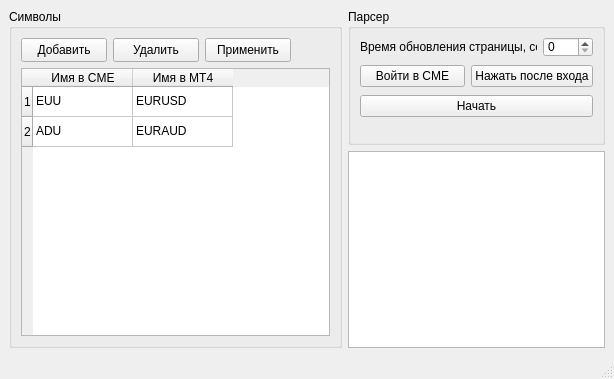
<?xml version="1.0" encoding="UTF-8"?>
<ui version="4.0">
 <author>Pavel Ivanov</author>
 <class>MainWindow</class>
 <widget class="QMainWindow" name="MainWindow">
  <property name="geometry">
   <rect>
    <x>0</x>
    <y>0</y>
    <width>614</width>
    <height>379</height>
   </rect>
  </property>
  <property name="sizePolicy">
   <sizepolicy hsizetype="Fixed" vsizetype="Maximum">
    <horstretch>0</horstretch>
    <verstretch>0</verstretch>
   </sizepolicy>
  </property>
  <property name="minimumSize">
   <size>
    <width>614</width>
    <height>379</height>
   </size>
  </property>
  <property name="maximumSize">
   <size>
    <width>614</width>
    <height>16777215</height>
   </size>
  </property>
  <property name="contextMenuPolicy">
   <enum>Qt::NoContextMenu</enum>
  </property>
  <property name="windowTitle">
   <string>CME Parser</string>
  </property>
  <widget class="QWidget" name="centralwidget">
   <property name="minimumSize">
    <size>
     <width>543</width>
     <height>164</height>
    </size>
   </property>
   <property name="maximumSize">
    <size>
     <width>1000</width>
     <height>16777215</height>
    </size>
   </property>
   <layout class="QGridLayout" name="gridLayout">
    <item row="0" column="0" rowspan="2">
     <layout class="QVBoxLayout" name="terminalSetup">
      <item>
       <layout class="QHBoxLayout" name="timeZoneSetup"/>
      </item>
      <item>
       <widget class="QGroupBox" name="symbolTableGroup">
        <property name="sizePolicy">
         <sizepolicy hsizetype="Expanding" vsizetype="Expanding">
          <horstretch>0</horstretch>
          <verstretch>200</verstretch>
         </sizepolicy>
        </property>
        <property name="minimumSize">
         <size>
          <width>333</width>
          <height>266</height>
         </size>
        </property>
        <property name="maximumSize">
         <size>
          <width>333</width>
          <height>16777215</height>
         </size>
        </property>
        <property name="title">
         <string>Символы</string>
        </property>
        <layout class="QGridLayout" name="gridLayout_2">
         <item row="0" column="0">
          <layout class="QVBoxLayout" name="verticalLayout_3">
           <item>
            <layout class="QHBoxLayout" name="horizontalLayout_3">
             <item>
              <widget class="QPushButton" name="addSymbolItemBtn">
               <property name="minimumSize">
                <size>
                 <width>86</width>
                 <height>24</height>
                </size>
               </property>
               <property name="maximumSize">
                <size>
                 <width>86</width>
                 <height>24</height>
                </size>
               </property>
               <property name="text">
                <string>Добавить</string>
               </property>
               <property name="icon">
                <iconset>
                 <normaloff>icons/add.png</normaloff>icons/add.png</iconset>
               </property>
              </widget>
             </item>
             <item>
              <widget class="QPushButton" name="removeSymbolItemBtn">
               <property name="minimumSize">
                <size>
                 <width>86</width>
                 <height>24</height>
                </size>
               </property>
               <property name="maximumSize">
                <size>
                 <width>86</width>
                 <height>24</height>
                </size>
               </property>
               <property name="text">
                <string>Удалить</string>
               </property>
               <property name="icon">
                <iconset>
                 <normaloff>icons/delete.png</normaloff>icons/delete.png</iconset>
               </property>
              </widget>
             </item>
             <item>
              <widget class="QPushButton" name="dbApplyBtn">
               <property name="minimumSize">
                <size>
                 <width>86</width>
                 <height>24</height>
                </size>
               </property>
               <property name="maximumSize">
                <size>
                 <width>86</width>
                 <height>24</height>
                </size>
               </property>
               <property name="text">
                <string>Применить</string>
               </property>
               <property name="icon">
                <iconset>
                 <normaloff>icons/accept_button.png</normaloff>icons/accept_button.png</iconset>
               </property>
              </widget>
             </item>
             <item>
              <spacer name="horizontalSpacer">
               <property name="orientation">
                <enum>Qt::Horizontal</enum>
               </property>
               <property name="sizeHint" stdset="0">
                <size>
                 <width>40</width>
                 <height>20</height>
                </size>
               </property>
              </spacer>
             </item>
            </layout>
           </item>
           <item>
            <widget class="QTableWidget" name="symbolTable">
             <property name="sizePolicy">
              <sizepolicy hsizetype="Expanding" vsizetype="Expanding">
               <horstretch>0</horstretch>
               <verstretch>0</verstretch>
              </sizepolicy>
             </property>
             <property name="selectionMode">
              <enum>QAbstractItemView::ContiguousSelection</enum>
             </property>
             <property name="selectionBehavior">
              <enum>QAbstractItemView::SelectRows</enum>
             </property>
             <row>
              <property name="text">
               <string>1</string>
              </property>
             </row>
             <row>
              <property name="text">
               <string>2</string>
              </property>
             </row>
             <column>
              <property name="text">
               <string>Имя в CME</string>
              </property>
             </column>
             <column>
              <property name="text">
               <string>Имя в MT4</string>
              </property>
             </column>
             <item row="0" column="0">
              <property name="text">
               <string>EUU</string>
              </property>
             </item>
             <item row="0" column="1">
              <property name="text">
               <string>EURUSD</string>
              </property>
             </item>
             <item row="1" column="0">
              <property name="text">
               <string>ADU</string>
              </property>
             </item>
             <item row="1" column="1">
              <property name="text">
               <string>EURAUD</string>
              </property>
             </item>
            </widget>
           </item>
          </layout>
         </item>
        </layout>
       </widget>
      </item>
     </layout>
    </item>
    <item row="0" column="1">
     <widget class="QGroupBox" name="parserControl">
      <property name="enabled">
       <bool>true</bool>
      </property>
      <property name="sizePolicy">
       <sizepolicy hsizetype="Fixed" vsizetype="Fixed">
        <horstretch>10</horstretch>
        <verstretch>0</verstretch>
       </sizepolicy>
      </property>
      <property name="minimumSize">
       <size>
        <width>257</width>
        <height>136</height>
       </size>
      </property>
      <property name="maximumSize">
       <size>
        <width>16777215</width>
        <height>136</height>
       </size>
      </property>
      <property name="title">
       <string>Парсер</string>
      </property>
      <widget class="QWidget" name="layoutWidget">
       <property name="geometry">
        <rect>
         <x>12</x>
         <y>26</y>
         <width>233</width>
         <height>84</height>
        </rect>
       </property>
       <layout class="QVBoxLayout" name="verticalLayout">
        <item>
         <layout class="QHBoxLayout" name="refreshLayout">
          <item>
           <widget class="QLabel" name="label_3">
            <property name="text">
             <string>Время обновления страницы, сек.</string>
            </property>
           </widget>
          </item>
          <item>
           <widget class="QSpinBox" name="refreshTimeSpin">
            <property name="minimumSize">
             <size>
              <width>50</width>
              <height>20</height>
             </size>
            </property>
            <property name="maximumSize">
             <size>
              <width>50</width>
              <height>20</height>
             </size>
            </property>
            <property name="maximum">
             <number>3600</number>
            </property>
            <property name="value">
             <number>0</number>
            </property>
           </widget>
          </item>
         </layout>
        </item>
        <item>
         <layout class="QHBoxLayout" name="horizontalLayout">
          <item>
           <widget class="QPushButton" name="enterCmeBtn">
            <property name="text">
             <string>Войти в CME</string>
            </property>
           </widget>
          </item>
          <item>
           <widget class="QPushButton" name="getInfoBtn">
            <property name="toolTip">
             <string>Нажать после входа</string>
            </property>
            <property name="text">
             <string>Нажать после входа</string>
            </property>
           </widget>
          </item>
         </layout>
        </item>
        <item>
         <widget class="QPushButton" name="startParserBtn">
          <property name="text">
           <string>Начать</string>
          </property>
         </widget>
        </item>
       </layout>
      </widget>
     </widget>
    </item>
    <item row="1" column="1">
     <widget class="QTextEdit" name="logText">
      <property name="readOnly">
       <bool>true</bool>
      </property>
     </widget>
    </item>
   </layout>
  </widget>
  <widget class="QMenuBar" name="menubar">
   <property name="geometry">
    <rect>
     <x>0</x>
     <y>0</y>
     <width>614</width>
     <height>21</height>
    </rect>
   </property>
   <property name="sizePolicy">
    <sizepolicy hsizetype="Fixed" vsizetype="Minimum">
     <horstretch>0</horstretch>
     <verstretch>0</verstretch>
    </sizepolicy>
   </property>
   <property name="nativeMenuBar">
    <bool>true</bool>
   </property>
  </widget>
  <widget class="QStatusBar" name="statusbar"/>
 </widget>
 <tabstops>
  <tabstop>addSymbolItemBtn</tabstop>
  <tabstop>removeSymbolItemBtn</tabstop>
  <tabstop>symbolTable</tabstop>
  <tabstop>refreshTimeSpin</tabstop>
  <tabstop>enterCmeBtn</tabstop>
  <tabstop>startParserBtn</tabstop>
 </tabstops>
 <resources/>
 <connections/>
</ui>
